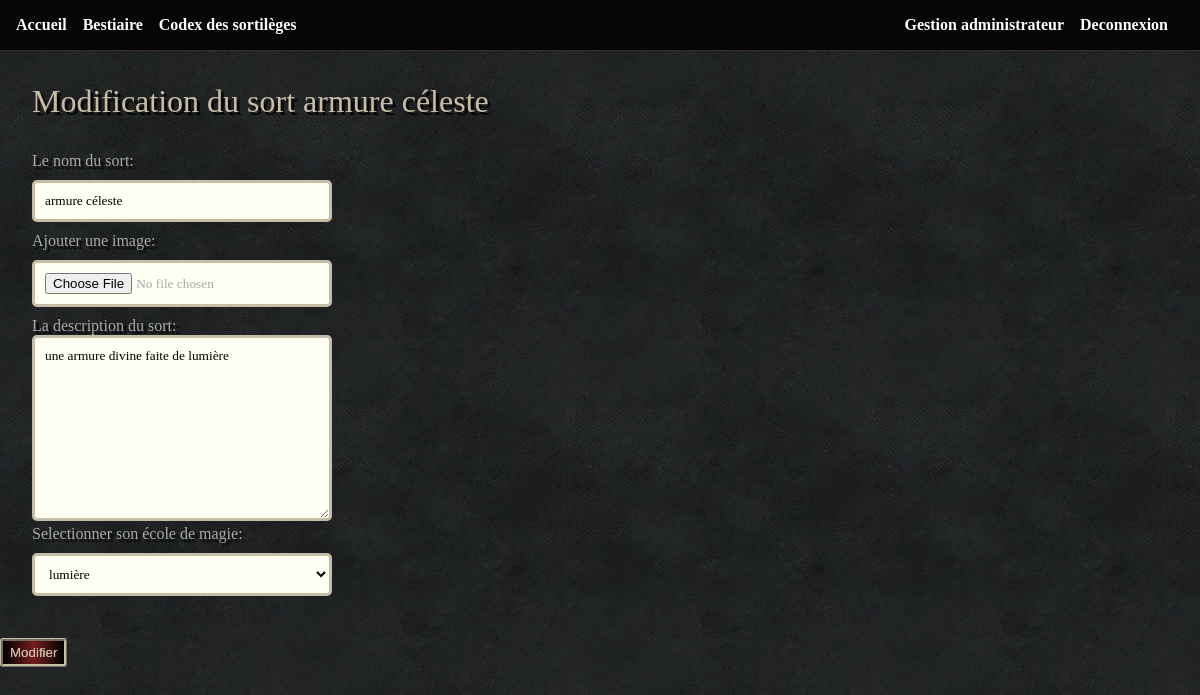
Screenshot of /magie/magie_modification.php?id=3 (signed in) with the database file from the repository.
### tables this page shows
CREATE TABLE IF NOT EXISTS `magie` (
  `id` int(11) NOT NULL AUTO_INCREMENT,
  `label` varchar(255) NOT NULL,
  `description` text NOT NULL,
  `image` varchar(255) NOT NULL,
  `ecole_id` int(11) NOT NULL,
  PRIMARY KEY (`id`)
);

CREATE TABLE IF NOT EXISTS `ecole` (
  `id` int(11) NOT NULL AUTO_INCREMENT,
  `type` varchar(255) NOT NULL,
  PRIMARY KEY (`id`)
);

### magie/magie_modification.php (the view, shortened to what this page needs)
<?php
include_once('../environnement.php');
$articleId = htmlspecialchars($_GET['id']);
$requestType = $bdd->query('SELECT *
                        FROM ecole');
$rqSelect = $bdd->prepare('SELECT *
                             FROM magie
                             WHERE id = ?');
$rqSelect->execute(array($articleId));
$values = $rqSelect->fetchAll();
?>
<?php
include_once('../include/head.php')
?>
<!DOCTYPE html>
<html lang="en">
<head>
    <link rel="stylesheet" href="assets/css/style.css">
</head>
<body>
    <?php include_once('../include/nav.php'); ?>
    <main>
        <h1>Modification du sort <?= $values[0]['label'] ?></h1>
        <form action="magie_modification.php<?= '?id=' . $articleId ?>" method="POST" enctype="multipart/form-data">
            <?php foreach ($values as $value) : ?>
                <form action="magie_creation.php" method="POST" enctype="multipart/form-data">
                    <label for="name">Le nom du sort:</label>
                    <input type="text" id="name" name="name" value='<?= $value['label'] ?>'>
                    <label for="image">Ajouter une image:</label>
                    <input type="file" id="image" name="image" value='<?= $value['image'] ?>'>
                    <label for="description">La description du sort:</label>
                    <textarea name="description" id="description" cols=" 30" rows="10"><?= $value['description'] ?></textarea>
                    <label for="ecole">Selectionner son école de magie:</label>
                    <select name="ecole" id="ecole">
                        <?php while ($ecole = $requestType->fetch()) : ?>
                            <option value="<?= $ecole['id'] ?>"
                            <?php
                            if($ecole['id'] == $value['ecole_id']){
                                echo " selected";
                            }
                            ?>><?= $ecole['type'] ?>
                            </option>
                        <?php endwhile ?>
                    </select>
    </main>
<?php endforeach; ?>
<button>Modifier</button>
</body>
</html>

### assets/css/style.css (style rules this page uses)
form { width:300px }
form input,form select { box-sizing:border-box;display:block;width:100%;margin:10px 0;padding:10px;border-radius:5px;border:3px solid #c7bda6;transition:.3s border-color;background-color:#fffff3;font-family:calibri }
form textarea { box-sizing:border-box;padding:10px;width:100%;border-radius:5px;border:3px solid #c7bda6;background-color:#fffff3;font-family:calibri }
* { margin:0px;padding:0px;list-style:none;text-decoration:none }
body { font-family:calibri;background-color:#706c61;background-image:url("../image/texture.jpg");background-size:300px;color:#aaa;text-shadow:3px 3px 1px #070606 }
h1,h2,h3 { font-family:"Old Fenris";margin-bottom:1em;color:#c7bda6;text-shadow:3px 3px #070606;font-weight:200 }
main { padding:2em }
.btn,button { color:#c7bda6;padding:4px 7px;background:linear-gradient(90deg, rgb(0, 0, 0) 0%, rgb(116, 29, 29) 50%, rgb(0, 0, 0) 100%);border:3px ridge #c7bda6;border-radius:3px;display:inline-block;text-shadow:0px 0px 0px;transition:all .5s ease-in-out }

### rows the page displays
magie: label "armure céleste", name "armure céleste", description "une armure divine faite de lumière", ecole "lumière"
